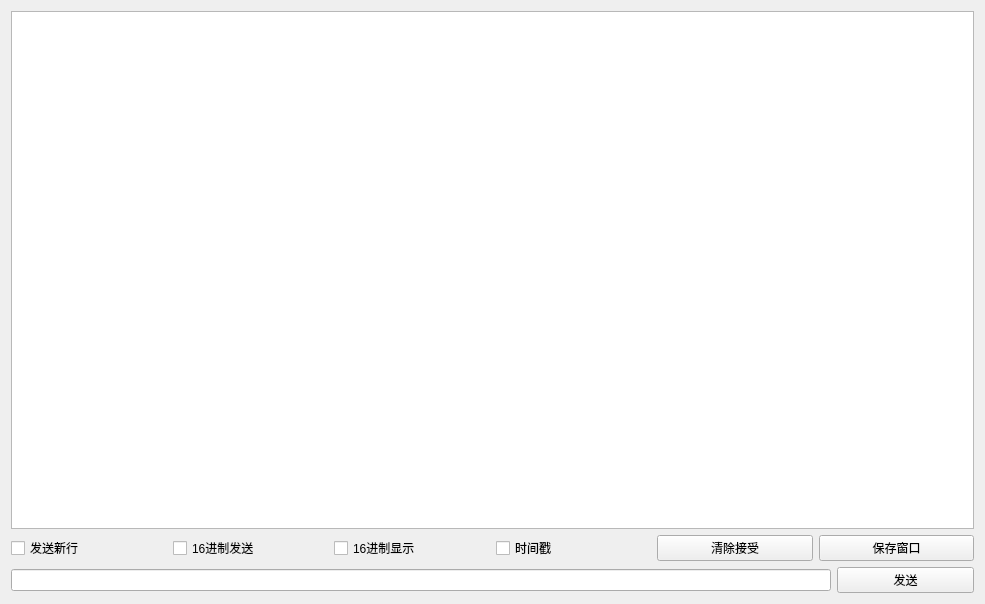
<?xml version="1.0" encoding="UTF-8"?>
<ui version="4.0">
 <class>Back_Debug</class>
 <widget class="QWidget" name="Back_Debug">
  <property name="geometry">
   <rect>
    <x>0</x>
    <y>0</y>
    <width>985</width>
    <height>604</height>
   </rect>
  </property>
  <property name="windowTitle">
   <string>Form</string>
  </property>
  <layout class="QVBoxLayout" name="verticalLayout_2" stretch="10,1,0">
   <item>
    <widget class="QPlainTextEdit" name="plainTextEdit">
     <property name="readOnly">
      <bool>true</bool>
     </property>
    </widget>
   </item>
   <item>
    <layout class="QHBoxLayout" name="horizontalLayout_2" stretch="0,0,0,0,0,0">
     <item>
      <widget class="QCheckBox" name="checkbox_1">
       <property name="text">
        <string>发送新行</string>
       </property>
      </widget>
     </item>
     <item>
      <widget class="QCheckBox" name="checkbox_2">
       <property name="text">
        <string>16进制发送</string>
       </property>
      </widget>
     </item>
     <item>
      <widget class="QCheckBox" name="checkBox_3">
       <property name="text">
        <string>16进制显示</string>
       </property>
      </widget>
     </item>
     <item>
      <widget class="QCheckBox" name="checkBox_4">
       <property name="text">
        <string>时间戳</string>
       </property>
      </widget>
     </item>
     <item>
      <widget class="QPushButton" name="clearn_button">
       <property name="text">
        <string>清除接受</string>
       </property>
      </widget>
     </item>
     <item>
      <widget class="QPushButton" name="save_button">
       <property name="text">
        <string>保存窗口</string>
       </property>
      </widget>
     </item>
    </layout>
   </item>
   <item>
    <layout class="QHBoxLayout" name="horizontalLayout" stretch="6,1">
     <item>
      <widget class="QLineEdit" name="lineEdit"/>
     </item>
     <item>
      <widget class="QPushButton" name="senddata_button">
       <property name="text">
        <string>发送</string>
       </property>
      </widget>
     </item>
    </layout>
   </item>
  </layout>
 </widget>
 <resources/>
 <connections/>
</ui>
